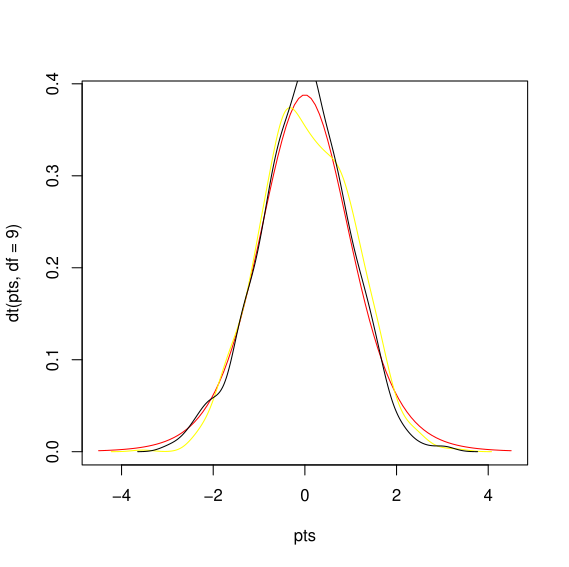

Generate this figure with R:
# Author: Forrester, Date:1/23/2026, Purpose: T-Test Assignment


#Generate Dummy Data
ClassA = rnorm(1000)
ClassB = rnorm(1000)

#Plot the variables ClassA and ClassB using a density plot
pts = seq(-4.5,4.5,length=100)
plot(pts,dt(pts,df=9),col='red',type='l')
lines(density(ClassA), col='yellow')
lines(density(ClassB), col='black')

#Apply the function for t test.
ttest = t.test(ClassA,ClassB)

#print ttest output
ttest

#Output:
 Welch Two Sample t-test

data:  ClassA and ClassB
t = 1.541, df = 1997.1, p-value = 0.1235
alternative hypothesis: true difference in means is not equal to 0
95 percent confidence interval:
 -0.01859644  0.15501691
sample estimates:
  mean of x   mean of y 
 0.04776645 -0.02044379 
